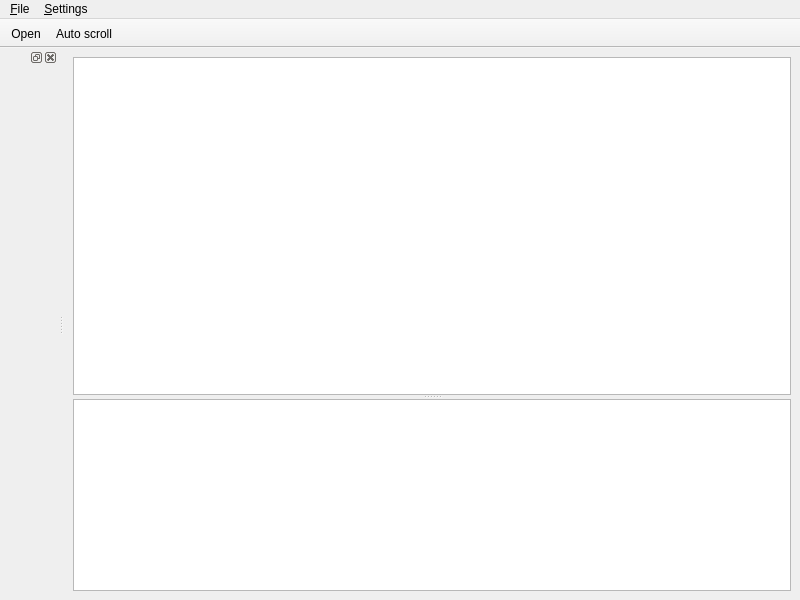
<?xml version="1.0" encoding="UTF-8"?>
<ui version="4.0">
 <class>MainWindow</class>
 <widget class="QMainWindow" name="MainWindow">
  <property name="geometry">
   <rect>
    <x>0</x>
    <y>0</y>
    <width>800</width>
    <height>600</height>
   </rect>
  </property>
  <property name="windowTitle">
   <string>Lovi</string>
  </property>
  <widget class="QWidget" name="centralwidget">
   <layout class="QVBoxLayout" name="verticalLayout">
    <item>
     <widget class="QSplitter" name="splitter">
      <property name="orientation">
       <enum>Qt::Orientation::Vertical</enum>
      </property>
      <widget class="QTreeView" name="treeView">
       <property name="sizePolicy">
        <sizepolicy hsizetype="Expanding" vsizetype="Expanding">
         <horstretch>0</horstretch>
         <verstretch>1</verstretch>
        </sizepolicy>
       </property>
      </widget>
      <widget class="ThinPlainTextEdit" name="logLineView">
       <property name="sizePolicy">
        <sizepolicy hsizetype="Expanding" vsizetype="Preferred">
         <horstretch>0</horstretch>
         <verstretch>0</verstretch>
        </sizepolicy>
       </property>
       <property name="tabChangesFocus">
        <bool>true</bool>
       </property>
       <property name="readOnly">
        <bool>true</bool>
       </property>
       <property name="textInteractionFlags">
        <set>Qt::TextInteractionFlag::LinksAccessibleByMouse|Qt::TextInteractionFlag::TextSelectableByMouse</set>
       </property>
      </widget>
     </widget>
    </item>
   </layout>
  </widget>
  <widget class="QToolBar" name="toolBar">
   <property name="windowTitle">
    <string>Toolbar</string>
   </property>
   <property name="movable">
    <bool>false</bool>
   </property>
   <property name="toolButtonStyle">
    <enum>Qt::ToolButtonStyle::ToolButtonTextBesideIcon</enum>
   </property>
   <attribute name="toolBarArea">
    <enum>TopToolBarArea</enum>
   </attribute>
   <attribute name="toolBarBreak">
    <bool>false</bool>
   </attribute>
   <addaction name="openRecentAction_Toolbar"/>
   <addaction name="autoScrollAction"/>
  </widget>
  <widget class="QDockWidget" name="logFormatDockWidget">
   <attribute name="dockWidgetArea">
    <number>1</number>
   </attribute>
   <widget class="QWidget" name="dockWidgetContents"/>
  </widget>
  <widget class="QMenuBar" name="menuBar">
   <property name="geometry">
    <rect>
     <x>0</x>
     <y>0</y>
     <width>800</width>
     <height>23</height>
    </rect>
   </property>
   <widget class="QMenu" name="menuFile">
    <property name="title">
     <string>&amp;File</string>
    </property>
    <addaction name="openAction"/>
    <addaction name="openRecentAction"/>
    <addaction name="separator"/>
    <addaction name="quitAction"/>
   </widget>
   <widget class="QMenu" name="menuSettings">
    <property name="title">
     <string>&amp;Settings</string>
    </property>
    <addaction name="autoScrollAction"/>
   </widget>
   <addaction name="menuFile"/>
   <addaction name="menuSettings"/>
  </widget>
  <action name="openRecentAction">
   <property name="icon">
    <iconset theme="document-open"/>
   </property>
   <property name="text">
    <string>Open &amp;Recent</string>
   </property>
   <property name="toolTip">
    <string>Open recent log file</string>
   </property>
  </action>
  <action name="autoScrollAction">
   <property name="checkable">
    <bool>true</bool>
   </property>
   <property name="icon">
    <iconset theme="go-bottom"/>
   </property>
   <property name="text">
    <string>Auto scroll</string>
   </property>
   <property name="toolTip">
    <string>Automatically scroll down when new lines are logged</string>
   </property>
  </action>
  <action name="openAction">
   <property name="icon">
    <iconset theme="document-open"/>
   </property>
   <property name="text">
    <string>&amp;Open</string>
   </property>
   <property name="toolTip">
    <string>Open log file</string>
   </property>
  </action>
  <action name="quitAction">
   <property name="text">
    <string>&amp;Quit</string>
   </property>
   <property name="toolTip">
    <string>Quit application</string>
   </property>
  </action>
  <action name="openRecentAction_Toolbar">
   <property name="icon">
    <iconset theme="document-open"/>
   </property>
   <property name="text">
    <string>&amp;Open</string>
   </property>
   <property name="toolTip">
    <string>Open log file</string>
   </property>
  </action>
 </widget>
 <customwidgets>
  <customwidget>
   <class>ThinPlainTextEdit</class>
   <extends>QPlainTextEdit</extends>
   <header>ThinPlainTextEdit.h</header>
  </customwidget>
 </customwidgets>
 <resources/>
 <connections/>
</ui>
